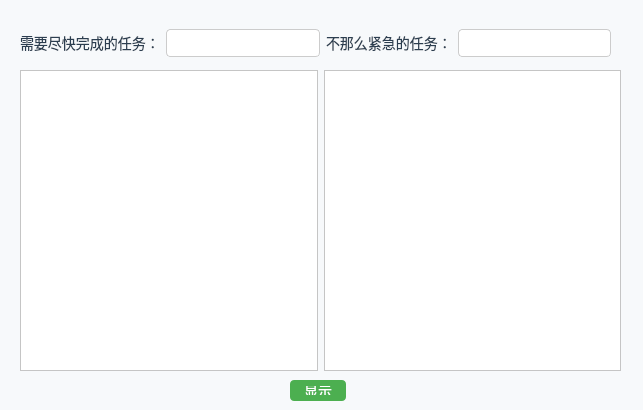
<?xml version="1.0" encoding="UTF-8"?>
<ui version="4.0">
 <class>todo</class>
 <widget class="QWidget" name="todo">
  <property name="geometry">
   <rect>
    <x>0</x>
    <y>0</y>
    <width>643</width>
    <height>410</height>
   </rect>
  </property>
  <property name="windowTitle">
   <string>Form</string>
  </property>
  <property name="styleSheet">
   <string notr="true">
    QWidget {
        font-family: &quot;Microsoft YaHei&quot;;
        font-size: 14px;
        color: #333333;
        background-color: #f7f9fb;
    }

    QPushButton {
        background-color: #4CAF50;
        color: white;
        padding: 6px 12px;
        border: none;
        border-radius: 4px;
    }

    QPushButton:hover {
        background-color: #45a049;
    }

    QLineEdit {
        border: 1px solid #ccc;
        padding: 4px;
        border-radius: 4px;
        background-color: #ffffff;
    }

    QLabel {
        color: #2c3e50;
    }

    QTableWidget {
        background-color: white;
        gridline-color: #dcdcdc;
        selection-background-color: #cceeff;
    }

    QHeaderView::section {
        background-color: #e0e0e0;
        padding: 4px;
        border: 1px solid #dcdcdc;
    }</string>
  </property>
  <widget class="QPushButton" name="todo_show">
   <property name="geometry">
    <rect>
     <x>290</x>
     <y>380</y>
     <width>56</width>
     <height>21</height>
    </rect>
   </property>
   <property name="text">
    <string>显示</string>
   </property>
  </widget>
  <widget class="QWidget" name="widget" native="true">
   <property name="geometry">
    <rect>
     <x>20</x>
     <y>70</y>
     <width>601</width>
     <height>301</height>
    </rect>
   </property>
   <layout class="QGridLayout" name="gridLayout">
    <item row="0" column="0">
     <widget class="QTableWidget" name="quicktodo">
      <attribute name="horizontalHeaderVisible">
       <bool>false</bool>
      </attribute>
     </widget>
    </item>
    <item row="0" column="1">
     <widget class="QTableWidget" name="slowtodo">
      <attribute name="horizontalHeaderVisible">
       <bool>false</bool>
      </attribute>
      <attribute name="verticalHeaderVisible">
       <bool>false</bool>
      </attribute>
     </widget>
    </item>
   </layout>
  </widget>
  <widget class="QWidget" name="widget_2" native="true">
   <property name="geometry">
    <rect>
     <x>20</x>
     <y>20</y>
     <width>591</width>
     <height>47</height>
    </rect>
   </property>
   <layout class="QGridLayout" name="gridLayout_2">
    <item row="1" column="1">
     <widget class="QLineEdit" name="quick_doing"/>
    </item>
    <item row="1" column="2" colspan="2">
     <widget class="QLabel" name="label_2">
      <property name="text">
       <string>不那么紧急的任务：</string>
      </property>
     </widget>
    </item>
    <item row="1" column="0">
     <widget class="QLabel" name="label">
      <property name="text">
       <string>需要尽快完成的任务：</string>
      </property>
     </widget>
    </item>
    <item row="1" column="4">
     <widget class="QLineEdit" name="slow_doing"/>
    </item>
   </layout>
  </widget>
 </widget>
 <resources/>
 <connections/>
</ui>
